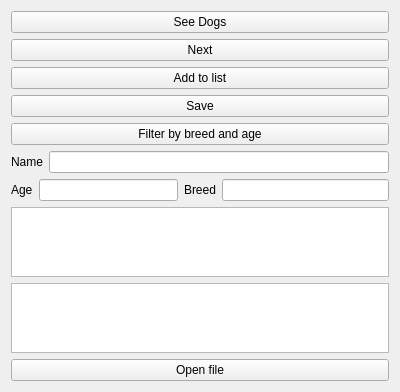
<?xml version="1.0" encoding="UTF-8"?>
<ui version="4.0">
 <class>thirdDialog</class>
 <widget class="QWidget" name="thirdDialog">
  <property name="geometry">
   <rect>
    <x>0</x>
    <y>0</y>
    <width>400</width>
    <height>354</height>
   </rect>
  </property>
  <property name="windowTitle">
   <string>thirdDialog</string>
  </property>
  <layout class="QVBoxLayout" name="verticalLayout_3">
   <item>
    <layout class="QVBoxLayout" name="verticalLayout_2">
     <item>
      <widget class="QPushButton" name="SeepushButton">
       <property name="text">
        <string>See Dogs</string>
       </property>
      </widget>
     </item>
     <item>
      <widget class="QPushButton" name="NextpushButton">
       <property name="text">
        <string>Next</string>
       </property>
      </widget>
     </item>
     <item>
      <widget class="QPushButton" name="AddpushButton">
       <property name="text">
        <string>Add to list</string>
       </property>
      </widget>
     </item>
     <item>
      <widget class="QPushButton" name="SavePushButton">
       <property name="text">
        <string>Save</string>
       </property>
      </widget>
     </item>
     <item>
      <widget class="QPushButton" name="FilterPushButton">
       <property name="text">
        <string>Filter by breed and age</string>
       </property>
      </widget>
     </item>
    </layout>
   </item>
   <item>
    <layout class="QVBoxLayout" name="verticalLayout">
     <item>
      <layout class="QHBoxLayout" name="horizontalLayout_5">
       <item>
        <widget class="QLabel" name="label_3">
         <property name="text">
          <string>Name</string>
         </property>
        </widget>
       </item>
       <item>
        <widget class="QLineEdit" name="NamelineEdit"/>
       </item>
      </layout>
     </item>
     <item>
      <layout class="QHBoxLayout" name="horizontalLayout">
       <item>
        <layout class="QHBoxLayout" name="horizontalLayout_2">
         <item>
          <widget class="QLabel" name="label_2">
           <property name="text">
            <string>Age</string>
           </property>
          </widget>
         </item>
         <item>
          <widget class="QLineEdit" name="AgeLineEdit"/>
         </item>
        </layout>
       </item>
       <item>
        <widget class="QLabel" name="label">
         <property name="text">
          <string>Breed</string>
         </property>
        </widget>
       </item>
       <item>
        <widget class="QLineEdit" name="BreedLineEdit"/>
       </item>
      </layout>
     </item>
    </layout>
   </item>
   <item>
    <widget class="QListWidget" name="AdoptionListWidget"/>
   </item>
   <item>
    <widget class="QListWidget" name="FilterListWidget"/>
   </item>
   <item>
    <widget class="QPushButton" name="OpenpushButton">
     <property name="text">
      <string>Open file</string>
     </property>
    </widget>
   </item>
  </layout>
 </widget>
 <resources/>
 <connections/>
</ui>
